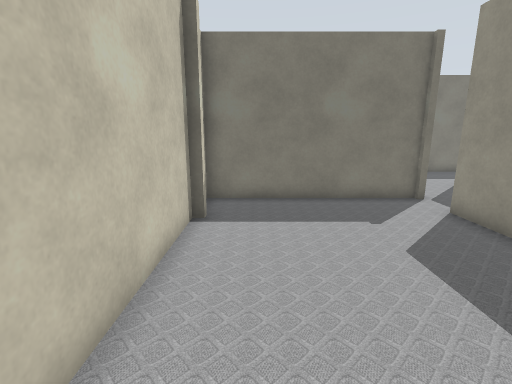
[1] (above)

15 first-person views from a walk through a robot-simulator world made for Gazebo. The camera is 1.2 m above the floor, tilts 12° down and sees 85° across. Floor lines are 1 m apart. The floor is counted in squares, 0.5 m on a side. Each view is taken from the middle of a square. On the plan, view 1 faces up. The plan holds only what a view shows up to about 18 squares ahead; the rest is blank. The place goes on beyond the plan.

[2]
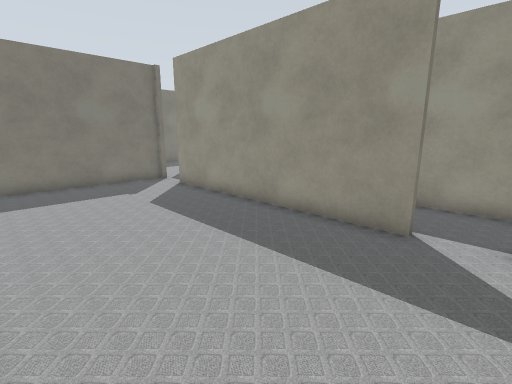

[3]
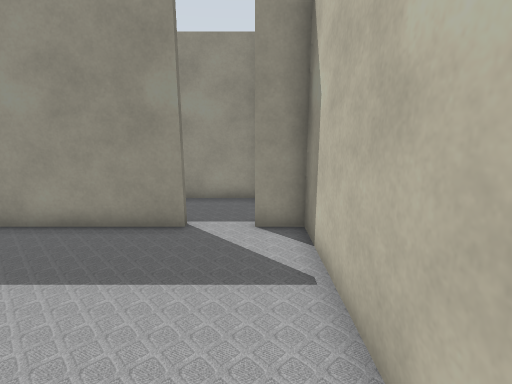

[4]
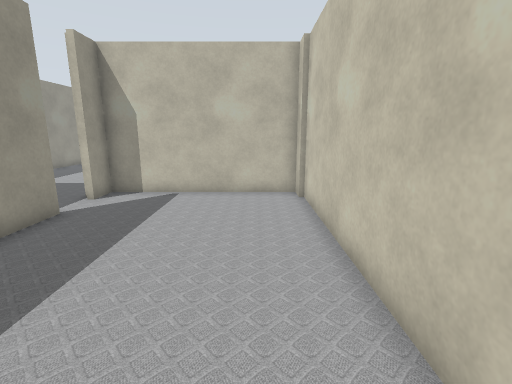

[5]
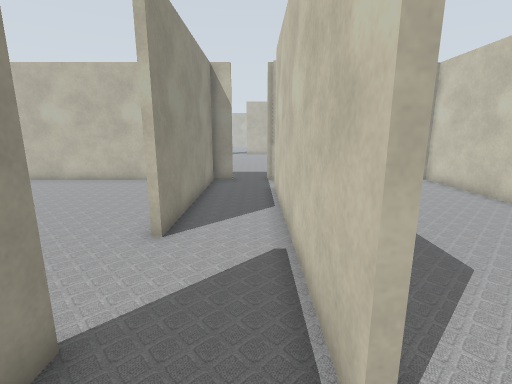

[6]
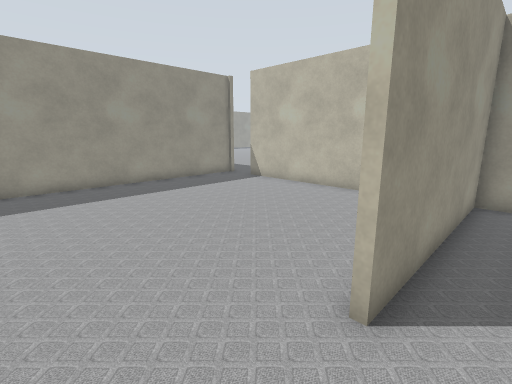

[7]
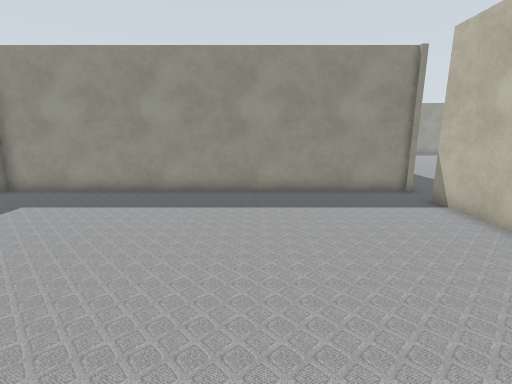

[8]
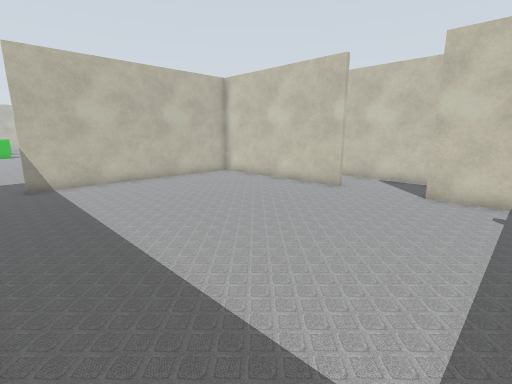

[9]
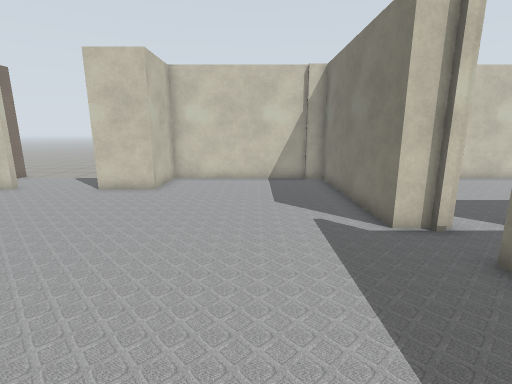

[10]
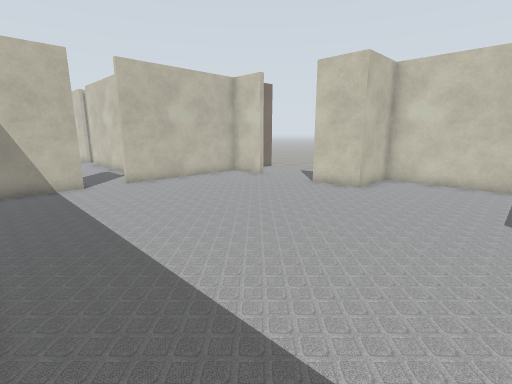

[11]
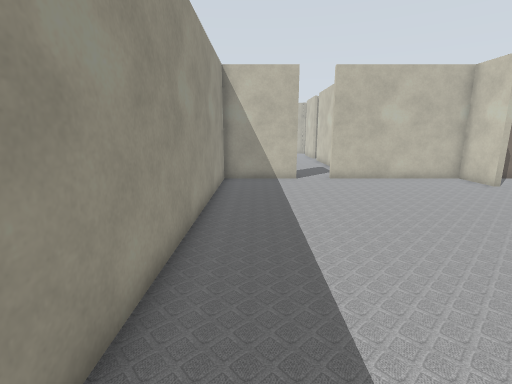

[12]
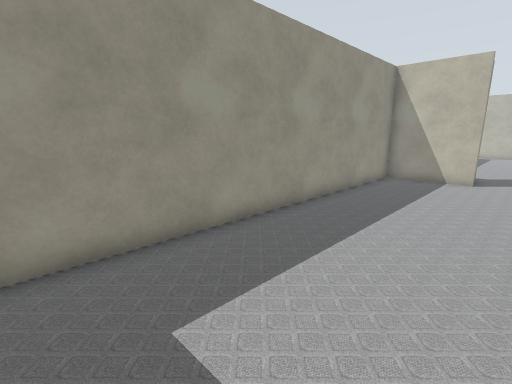

[13]
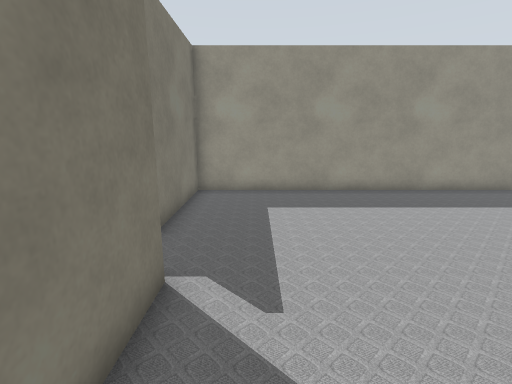

[14]
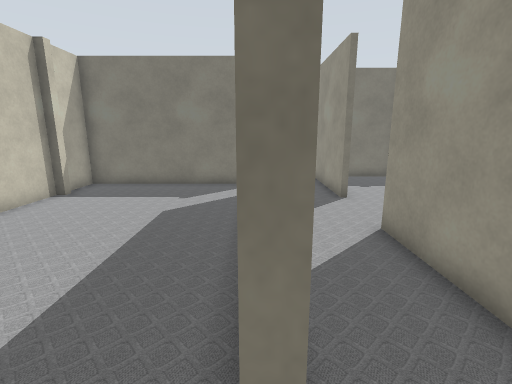

[15]
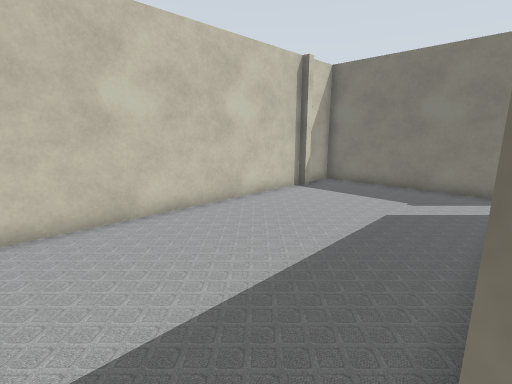

### Floor plan
Ten units are one square. View 1 is at (0, 0); x grows to the right and y downward. Boxes are objects, and circles mark ways between rooms. Rooms are numbered by the first view taken in them; rooms with no view inside come last. Other rooms are left out.
<svg viewBox="-23 -110 245 335">
<path fill="none" stroke="#000" d="M-18 -77 -18 44M-15 -81 -15 -77M59 22 59 -82M-16 42 -16 65M60 -102 -18 -102 -18 -85M-18 53 59 53 59 39M94 -39 94 43 198 43M92 -72 92 -105M94 -98 94 -72M92 43 92 -39M62 -82 62 21M217 44 217 -105M62 45 62 55 -16 55M12 195 12 217 81 217M81 43 92 43M62 39 62 44M98 217 137 217 137 45 81 45M-18 64 -18 134 12 134 12 159"/>
<circle cx="60" cy="-90" r="3" fill="#2a7"/>
<circle cx="60" cy="30" r="3" fill="#2a7"/>
<circle cx="75" cy="45" r="3" fill="#2a7"/>
<text x="20" y="-30">1</text>
<text x="140" y="-30">2</text>
<text x="70" y="130">3</text>
</svg>
Room 1 opens to room 2. Room 2 opens to room 3.

Where each view was taken, in squares from view 1:
view 1: 0 up, 0 right, facing up
view 2: 4 down, 1 left, facing up-right
view 3: 4 down, 1 left, facing right
view 4: 6 up, 0 right, facing down
view 5: 10 up, 7 right, facing down
view 6: 7 up, 8 right, facing down-right
view 7: 2 up, 10 right, facing right
view 8: 10 up, 21 right, facing down-left
view 9: 9 down, 13 right, facing left
view 10: 8 down, 13 right, facing down-left
view 11: 7 down, 12 right, facing down
view 12: 6 down, 8 right, facing down-right
view 13: 7 down, 2 right, facing right
view 14: 3 down, 6 right, facing up
view 15: 3 down, 6 right, facing up-left
